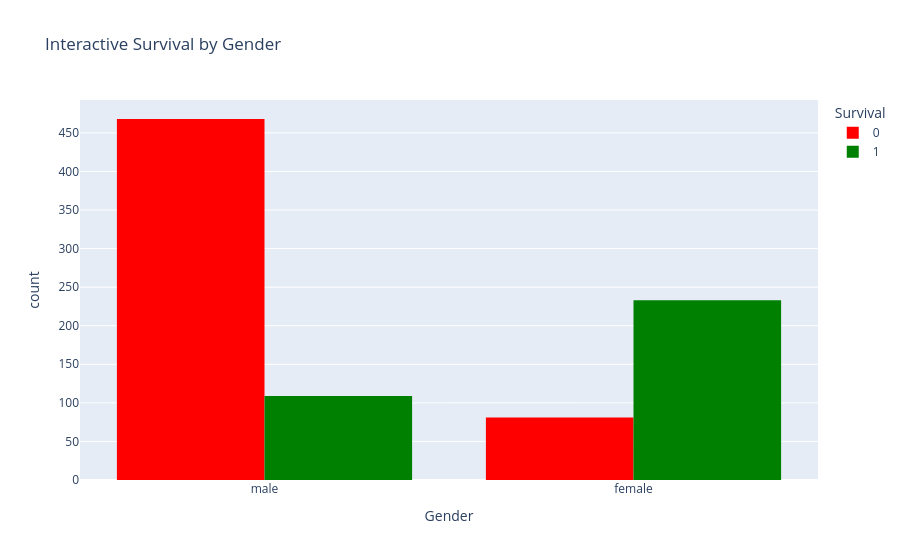

The cell this chart's notebook holds for it:
### Code cell
# Plotly — Interactive Visualizations
# Plotly is for interactive plots, useful in dashboards or AI notebooks where you want:
# Zoom, pan, hover info
# Clickable legends
# Interactive dashboards

import plotly.express as px

fig = px.histogram(
    df,
    x="Sex",
    color="Survived",
    barmode="group",
    labels={"Sex": "Gender", "Survived": "Survival"},
    color_discrete_map={0: "red", 1: "green"},
    title="Interactive Survival by Gender",
)
fig.show()

### Figure 1 — Plotly figure (JSON) as saved in the notebook; plotly's stock layout.template omitted (floating-point values rounded to 4 significant figures; data arrays with more than 128 entries replaced by an {"elided": "..."} marker saying what was removed)
{"data": [{"alignmentgroup": "True", "bingroup": "x", "hovertemplate": "Survival=0<br>Gender=%{x}<br>count=%{y}<extra></extra>", "legendgroup": "0", "marker": {"color": "red", "pattern": {"shape": ""}}, "name": "0", "offsetgroup": "0", "orientation": "v", "showlegend": true, "type": "histogram", "x": {"elided": "549 str values"}, "xaxis": "x", "yaxis": "y"}, {"alignmentgroup": "True", "bingroup": "x", "hovertemplate": "Survival=1<br>Gender=%{x}<br>count=%{y}<extra></extra>", "legendgroup": "1", "marker": {"color": "green", "pattern": {"shape": ""}}, "name": "1", "offsetgroup": "1", "orientation": "v", "showlegend": true, "type": "histogram", "x": {"elided": "342 str values"}, "xaxis": "x", "yaxis": "y"}], "layout": {"barmode": "group", "legend": {"title": {"text": "Survival"}, "tracegroupgap": 0}, "title": {"text": "Interactive Survival by Gender"}, "xaxis": {"anchor": "y", "domain": [0, 1], "title": {"text": "Gender"}}, "yaxis": {"anchor": "x", "domain": [0, 1], "title": {"text": "count"}}}}
